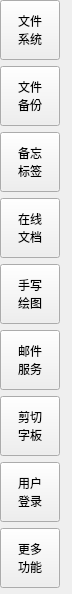
<?xml version="1.0" encoding="UTF-8"?>
<ui version="4.0">
 <class>WidgetFunctional</class>
 <widget class="QWidget" name="WidgetFunctional">
  <property name="geometry">
   <rect>
    <x>0</x>
    <y>0</y>
    <width>72</width>
    <height>586</height>
   </rect>
  </property>
  <property name="windowTitle">
   <string>Form</string>
  </property>
  <layout class="QGridLayout" name="gridLayout">
   <property name="leftMargin">
    <number>0</number>
   </property>
   <property name="topMargin">
    <number>0</number>
   </property>
   <property name="bottomMargin">
    <number>0</number>
   </property>
   <item row="0" column="0">
    <widget class="QPushButton" name="pushButton_1">
     <property name="sizePolicy">
      <sizepolicy hsizetype="Minimum" vsizetype="Minimum">
       <horstretch>0</horstretch>
       <verstretch>0</verstretch>
      </sizepolicy>
     </property>
     <property name="minimumSize">
      <size>
       <width>60</width>
       <height>60</height>
      </size>
     </property>
     <property name="maximumSize">
      <size>
       <width>60</width>
       <height>60</height>
      </size>
     </property>
     <property name="text">
      <string>文件
系统</string>
     </property>
     <property name="icon">
      <iconset theme="QIcon::ThemeIcon::FolderOpen"/>
     </property>
    </widget>
   </item>
   <item row="8" column="0">
    <widget class="QPushButton" name="pushButton_8">
     <property name="sizePolicy">
      <sizepolicy hsizetype="Minimum" vsizetype="Minimum">
       <horstretch>0</horstretch>
       <verstretch>0</verstretch>
      </sizepolicy>
     </property>
     <property name="minimumSize">
      <size>
       <width>60</width>
       <height>60</height>
      </size>
     </property>
     <property name="maximumSize">
      <size>
       <width>60</width>
       <height>60</height>
      </size>
     </property>
     <property name="text">
      <string>用户
登录</string>
     </property>
     <property name="icon">
      <iconset theme="QIcon::ThemeIcon::ContactNew"/>
     </property>
    </widget>
   </item>
   <item row="1" column="0">
    <widget class="QPushButton" name="pushButton_2">
     <property name="sizePolicy">
      <sizepolicy hsizetype="Minimum" vsizetype="Minimum">
       <horstretch>0</horstretch>
       <verstretch>0</verstretch>
      </sizepolicy>
     </property>
     <property name="minimumSize">
      <size>
       <width>60</width>
       <height>60</height>
      </size>
     </property>
     <property name="maximumSize">
      <size>
       <width>60</width>
       <height>60</height>
      </size>
     </property>
     <property name="text">
      <string>文件
备份</string>
     </property>
     <property name="icon">
      <iconset theme="QIcon::ThemeIcon::EditCopy"/>
     </property>
    </widget>
   </item>
   <item row="6" column="0">
    <widget class="QPushButton" name="pushButton_7">
     <property name="sizePolicy">
      <sizepolicy hsizetype="Minimum" vsizetype="Minimum">
       <horstretch>0</horstretch>
       <verstretch>0</verstretch>
      </sizepolicy>
     </property>
     <property name="minimumSize">
      <size>
       <width>60</width>
       <height>60</height>
      </size>
     </property>
     <property name="maximumSize">
      <size>
       <width>60</width>
       <height>60</height>
      </size>
     </property>
     <property name="text">
      <string>剪切
字板</string>
     </property>
     <property name="icon">
      <iconset theme="edit-paste"/>
     </property>
    </widget>
   </item>
   <item row="2" column="0">
    <widget class="QPushButton" name="pushButton_3">
     <property name="sizePolicy">
      <sizepolicy hsizetype="Minimum" vsizetype="Minimum">
       <horstretch>0</horstretch>
       <verstretch>0</verstretch>
      </sizepolicy>
     </property>
     <property name="minimumSize">
      <size>
       <width>60</width>
       <height>60</height>
      </size>
     </property>
     <property name="maximumSize">
      <size>
       <width>60</width>
       <height>60</height>
      </size>
     </property>
     <property name="text">
      <string>备忘
标签</string>
     </property>
     <property name="icon">
      <iconset theme="QIcon::ThemeIcon::DocumentOpenRecent"/>
     </property>
    </widget>
   </item>
   <item row="9" column="0">
    <widget class="QPushButton" name="pushButton_9">
     <property name="sizePolicy">
      <sizepolicy hsizetype="Minimum" vsizetype="Minimum">
       <horstretch>0</horstretch>
       <verstretch>0</verstretch>
      </sizepolicy>
     </property>
     <property name="minimumSize">
      <size>
       <width>60</width>
       <height>60</height>
      </size>
     </property>
     <property name="maximumSize">
      <size>
       <width>60</width>
       <height>60</height>
      </size>
     </property>
     <property name="text">
      <string>更多
功能</string>
     </property>
     <property name="icon">
      <iconset theme="QIcon::ThemeIcon::SystemSearch"/>
     </property>
    </widget>
   </item>
   <item row="4" column="0">
    <widget class="QPushButton" name="pushButton_5">
     <property name="sizePolicy">
      <sizepolicy hsizetype="Minimum" vsizetype="Minimum">
       <horstretch>0</horstretch>
       <verstretch>0</verstretch>
      </sizepolicy>
     </property>
     <property name="minimumSize">
      <size>
       <width>60</width>
       <height>60</height>
      </size>
     </property>
     <property name="maximumSize">
      <size>
       <width>60</width>
       <height>60</height>
      </size>
     </property>
     <property name="text">
      <string>手写
绘图</string>
     </property>
     <property name="icon">
      <iconset theme="QIcon::ThemeIcon::MailMessageNew"/>
     </property>
    </widget>
   </item>
   <item row="5" column="0">
    <widget class="QPushButton" name="pushButton_6">
     <property name="sizePolicy">
      <sizepolicy hsizetype="Minimum" vsizetype="Minimum">
       <horstretch>0</horstretch>
       <verstretch>0</verstretch>
      </sizepolicy>
     </property>
     <property name="minimumSize">
      <size>
       <width>60</width>
       <height>60</height>
      </size>
     </property>
     <property name="maximumSize">
      <size>
       <width>60</width>
       <height>60</height>
      </size>
     </property>
     <property name="text">
      <string>邮件
服务</string>
     </property>
     <property name="icon">
      <iconset theme="QIcon::ThemeIcon::MailMarkRead"/>
     </property>
    </widget>
   </item>
   <item row="3" column="0">
    <widget class="QPushButton" name="pushButton_4">
     <property name="sizePolicy">
      <sizepolicy hsizetype="Minimum" vsizetype="Minimum">
       <horstretch>0</horstretch>
       <verstretch>0</verstretch>
      </sizepolicy>
     </property>
     <property name="minimumSize">
      <size>
       <width>60</width>
       <height>60</height>
      </size>
     </property>
     <property name="maximumSize">
      <size>
       <width>60</width>
       <height>60</height>
      </size>
     </property>
     <property name="text">
      <string>在线
文档</string>
     </property>
     <property name="icon">
      <iconset theme="QIcon::ThemeIcon::NetworkWireless"/>
     </property>
    </widget>
   </item>
   <item row="10" column="0">
    <widget class="QWidget" name="widget" native="true">
     <property name="sizePolicy">
      <sizepolicy hsizetype="Preferred" vsizetype="Expanding">
       <horstretch>0</horstretch>
       <verstretch>0</verstretch>
      </sizepolicy>
     </property>
    </widget>
   </item>
  </layout>
 </widget>
 <tabstops>
  <tabstop>pushButton_1</tabstop>
  <tabstop>pushButton_2</tabstop>
  <tabstop>pushButton_3</tabstop>
  <tabstop>pushButton_4</tabstop>
  <tabstop>pushButton_5</tabstop>
  <tabstop>pushButton_6</tabstop>
  <tabstop>pushButton_8</tabstop>
  <tabstop>pushButton_9</tabstop>
 </tabstops>
 <resources/>
 <connections/>
</ui>
